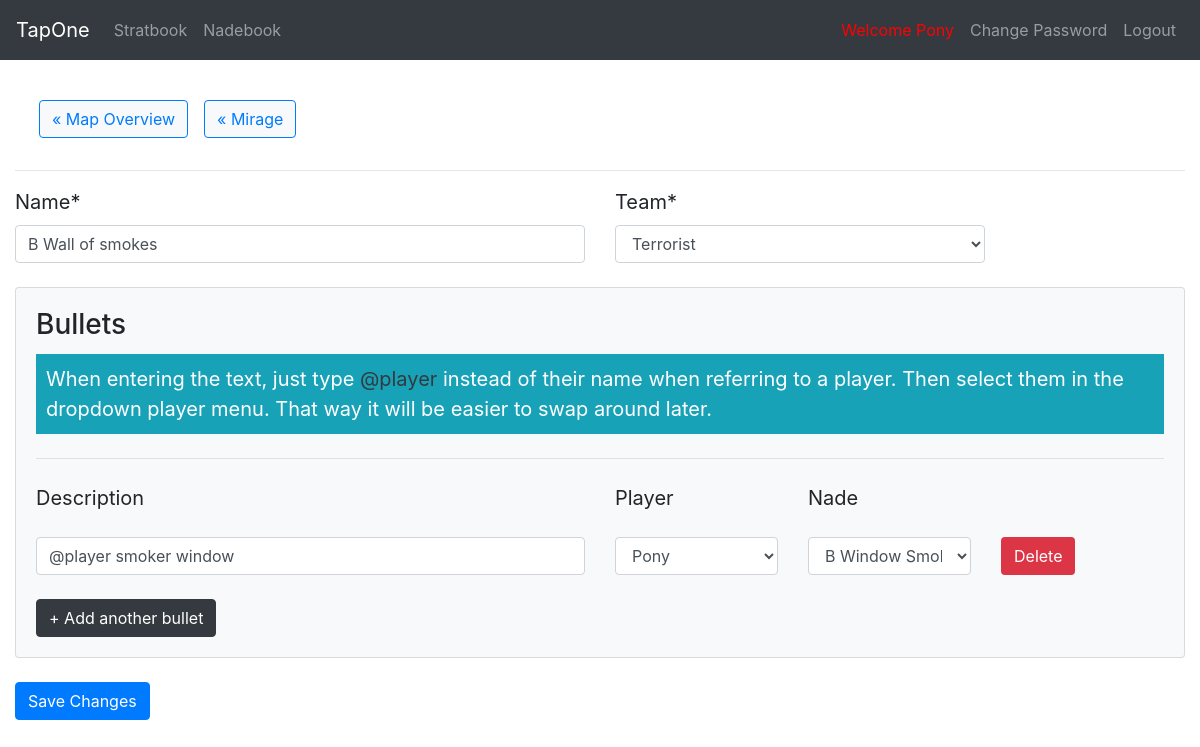
Page /stratbook/strat/1/edit/ (signed in) on the earlier database version.
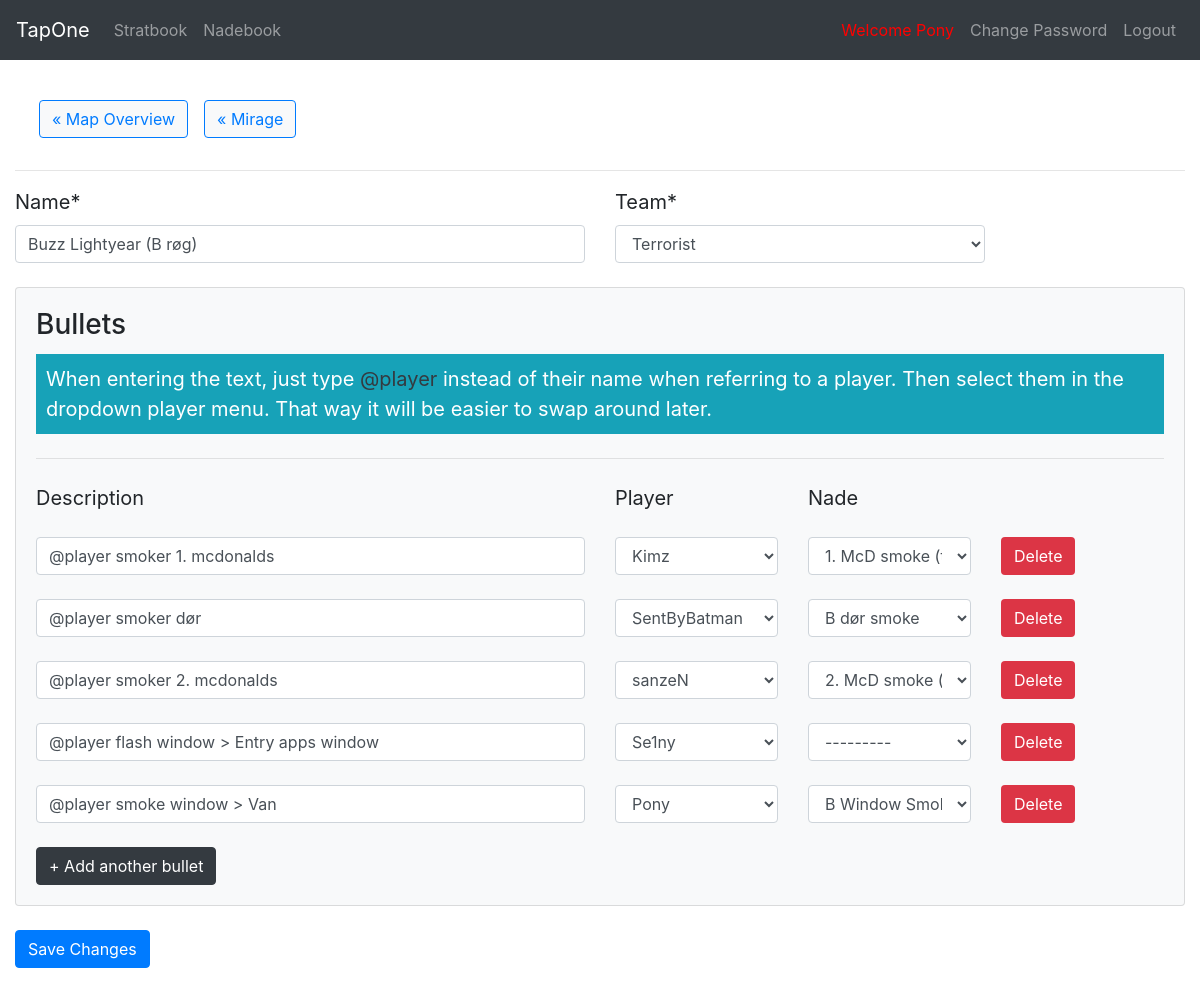
Same page on the later database version.
### StratBook/models.py (models this page shows, shortened)
class Strategy(models.Model):
    TEAM_CHOICES = [
        ('T', 'Terrorist'),
        ('CT', 'Counter-Terrorist')
    ]
    map_name = models.ForeignKey(Map, on_delete=models.CASCADE)
    name = models.CharField(max_length=200)
    team = models.CharField(max_length=2, choices=TEAM_CHOICES)
    added_date = models.DateTimeField('date added', default=timezone.now)

class Map(models.Model):
    name = models.CharField(max_length=50)
    active_duty = models.BooleanField(default=True)
    img = models.ImageField(upload_to=map_directory_path, blank=True, null=True)

### StratBook/views.py (the view)
# urls.py: path('strat/<int:pk>/edit/', views.update_strat_view, name="update_strat"),
@login_required
@permission_required('StratBook.change_strategy', raise_exception=True)
def update_strat_view(request, pk):
    strat = get_object_or_404(Strategy, pk=pk)
    BulletInlineFormSet = inlineformset_factory(Strategy, Bullet,
            fields=('text', 'player', 'nade'), extra=1)
    strat_form = StratForm(instance=strat)
    formset = BulletInlineFormSet(instance=strat)
    if request.method == "POST":
        strat_form = StratForm(request.POST, instance=strat)
        formset = BulletInlineFormSet(request.POST, request.FILES)
        if strat_form.is_valid():
            editted_strat = strat_form.save(commit=False)
            formset = BulletInlineFormSet(request.POST, request.FILES, instance=editted_strat)
            if formset.is_valid():
                editted_strat.save()
                formset.save()
                for bullet in strat.bullet_set.all():
                    bullet.delete_if_null()
                return HttpResponseRedirect(reverse('StratBook:strat', args=(strat.id,)))
    else:
        for form in formset:
            form.fields['player'].queryset = User.objects.filter(
                    groups__name__in=['Member','Admin']).distinct()
            form.fields['nade'].queryset = Nade.objects.filter(map_name=strat.map_name)
            form.fields['text'].widget.attrs.update({'class':'form-control'})
            form.fields['player'].widget.attrs.update({'class':'form-control'})
            form.fields['nade'].widget.attrs.update({'class':'form-control'})
    return render(request, 'StratBook/strat_edit.html', {'form':strat_form,
            'formset':formset, 'strat':strat})

### StratBook/forms.py
class StratForm(forms.ModelForm):
    map_name = forms.ModelChoiceField(queryset=Map.objects.all(), required=False, widget=forms.HiddenInput())
    name = forms.CharField(max_length=200)
    team = forms.ChoiceField(choices=Strategy.TEAM_CHOICES)
    name.widget.attrs.update({'class': 'form-control'})
    team.widget.attrs.update({'class': 'form-control'})
    class Meta:
        model = Strategy
        fields = ('map_name', 'name', 'team')

### StratBook/models.py (called while the page is built)
    def __str__(self):
        return self.name

### StratBook/templates/StratBook/strat_edit.html (shortened to what this page needs)
{% extends "base.html" %}
{% load static %}
{% load crispy_forms_tags %}
{% block content %}
  {% include 'StratBook/_mini_nav.html' %}
  <hr>
  <form method="post">
    <div class="row">
      <div class="col-sm-6">
        {{ form.name|as_crispy_field }}
      </div>
      <div class="col-sm-4">
        {{ form.team|as_crispy_field }}
      </div>
    </div>
    <div class="card mt-4 bg-light">
      <div class="card-body">
        <h3 class="card-title">Bullets</h3>
        <p class="bullet-info bg-info mb-4 text-white">
          When entering the text, just type <span class="text-dark">@player</span>
          instead of their name when referring to a player.
          Then select them in the dropdown player menu.
          That way it will be easier to swap around later.
        </p>
        <hr>
        <div class="row mt-4">
          <div class="col-sm-6">
            Description
          </div>
          <div class="col-sm-2">
            Player
          </div>
          <div class="col-sm-2">
            Nade
          </div>
        </div>
        {% for bulletform in formset %}
          {% if forloop.first %}
          <div id="shown-bullets">
          {% elif forloop.last %}
          </div>
          {% endif %}
            <div id="row_bullet_set-{{forloop.counter}}" class="row mt-4">
              <div class="col-sm-6">
                {{ bulletform.text }}
              </div>
              <div class="col-sm-2">
                {{ bulletform.player }}
              </div>
              <div class="col-sm-2">
                {{ bulletform.nade }}
              </div>
              <div class="col-sm-2">
                      <input id="delete_bullet_set-{{forloop.counter}}"
                      type="button" value="Delete" class="btn bg-danger text-white">
              </div>
            </div>
        {% endfor %}
        <a id="add-more" class="btn btn-dark text-white mt-4">+ Add another bullet</a>
      </div>
    </div >
    <button type="submit" class="btn btn-primary mt-4 mb-4">Save Changes</button>
  </form>
{% endblock %}

### StratBook/templates/StratBook/_mini_nav.html (shortened to what this page needs)
<nav class="navbar navbar-expand-sm">
  <ul class="navbar-nav mr-auto">
    <li class="nav-link">
            <a class="btn btn-outline-primary btn-light"
                    href={% url 'StratBook:index' %}>&laquo Map Overview</a>
    </li>
    {% if strat %}
    <li class="nav-link">
      <a class="btn btn-outline-primary btn-light"
              href={% url 'StratBook:map' strat.map_name.id %}>&laquo; {{strat.map_name.name}}
    </li>
    {% endif %}
  </ul>
</nav>

Differences in the rows shown:
changed Strategy "Terrorist": name "B Wall of smokes" → "Buzz Lightyear (B røg)"
Other differences:
form field text: "@player smoker window" → "@player smoker 1. mcdonalds"
form field player: "Pony" → "Kimz"
form field nade: "B Window Smoke" → "1. McD smoke (tættest apps)"
new list line: "@player smoker dør SentByBatman B dør smoke Delete"
new list line: "@player smoker 2. mcdonalds sanzeN 2. McD smoke (tættest kitchen) Delete"
new list line: "@player flash window > Entry apps window Se1ny --------- Delete"
new list line: "@player smoke window > Van Pony B Window Smoke Delete"
